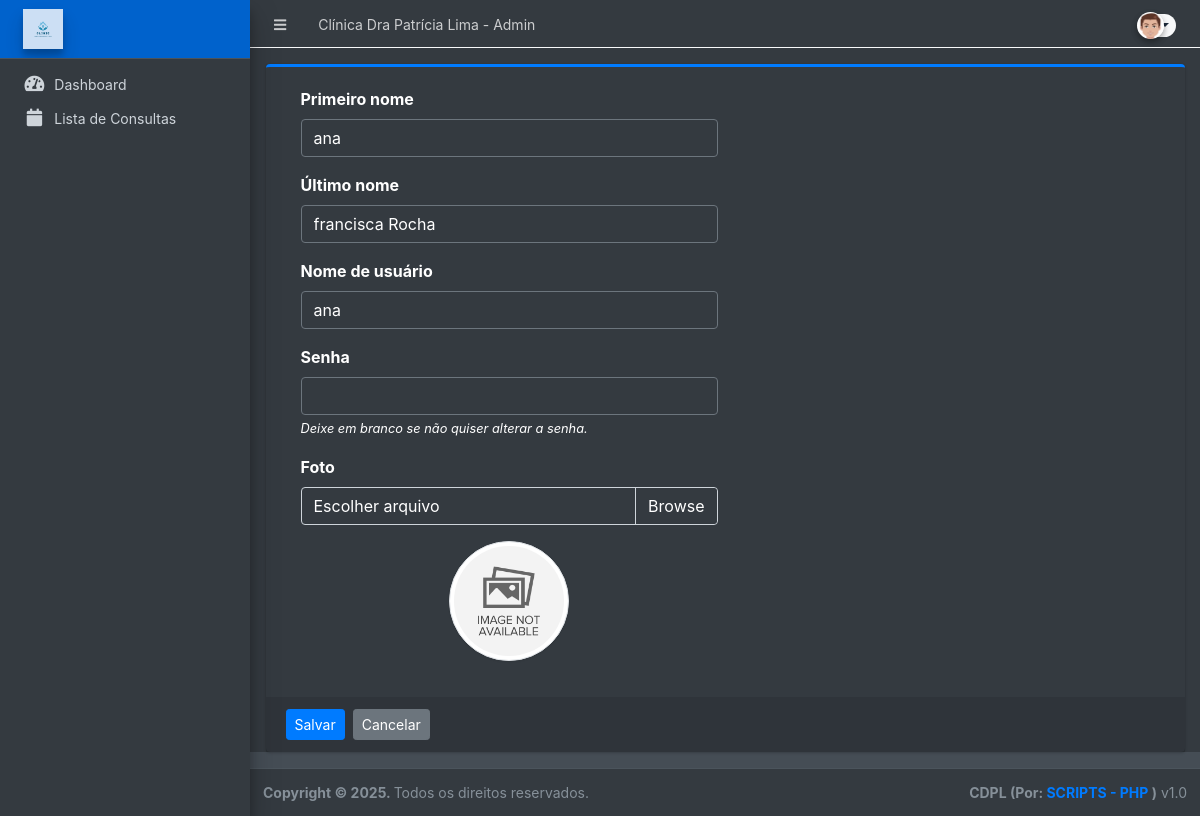
Screenshot of /clients/?page=user/manage_user&id=8 (signed in) with the database file from the repository.
### tables this page shows
CREATE TABLE `users` (
  `id` int(11) NOT NULL,
  `firstname` varchar(250) NOT NULL,
  `lastname` varchar(250) NOT NULL,
  `username` text NOT NULL,
  `password` text NOT NULL,
  `avatar` text DEFAULT NULL,
  `last_login` datetime DEFAULT NULL,
  `type` tinyint(1) NOT NULL DEFAULT 0,
  `date_added` datetime NOT NULL DEFAULT current_timestamp(),
  `date_updated` datetime DEFAULT NULL ON UPDATE current_timestamp()
);

### config.php (called while the page is built, shortened)
<?php
function validate_image($file){
	if(!empty($file)){
		if(is_file(base_app.$file)){
			return base_url.$file;
		}else{
			return base_url.'dist/img/no-image-available.png';
		}
	}else{
		return base_url.'dist/img/no-image-available.png';
	}
}
?>

### clients/user/manage_user.php (the view, shortened to what this page needs)
<?php
if(isset($_GET['id']) && $_GET['id'] > 0){
    $user = $conn->query("SELECT * FROM users where id ='{$_GET['id']}'");
    foreach($user->fetch_array() as $k =>$v){
        $meta[$k] = $v;
    }
}
?>
<div class="card card-outline card-primary">
	<div class="card-body">
		<div class="container-fluid">
			<form action="" id="manage-user">
				<div class="form-group col-6">
					<label for="name">Primeiro nome</label>
					<input type="text" name="firstname" id="firstname" class="form-control" value="<?php echo isset($meta['firstname']) ? $meta['firstname']: '' ?>" required>
				</div>
				<div class="form-group col-6">
					<label for="name">Último nome</label>
					<input type="text" name="lastname" id="lastname" class="form-control" value="<?php echo isset($meta['lastname']) ? $meta['lastname']: '' ?>" required>
				</div>
				<div class="form-group col-6">
					<label for="username">Nome de usuário</label>
					<input type="text" name="username" id="username" class="form-control" value="<?php echo isset($meta['username']) ? $meta['username']: '' ?>" required  autocomplete="off">
				</div>
				<div class="form-group col-6">
					<label for="password">Senha</label>
					<input type="password" name="password" id="password" class="form-control" value="" autocomplete="off" <?php echo isset($meta['id']) ? "": 'required' ?>>
                    <?php if(isset($_GET['id'])): ?>
					<small><i>Deixe em branco se não quiser alterar a senha.</i></small>
                    <?php endif; ?>
				</div>
				<div class="form-group col-6">
					<label for="" class="control-label">Foto</label>
					<div class="custom-file">
		              <label class="custom-file-label" for="customFile">Escolher arquivo</label>
		            </div>
				</div>
				<div class="form-group col-6 d-flex justify-content-center">
					<img src="<?php echo validate_image(isset($meta['avatar']) ? $meta['avatar'] :'') ?>" alt="" id="cimg" class="img-fluid img-thumbnail">
				</div>
			</form>
		</div>
	</div>
	<div class="card-footer">
			<div class="col-md-12">
				<div class="row">
					<button class="btn btn-sm btn-primary mr-2" form="manage-user">Salvar</button>
					<a class="btn btn-sm btn-secondary" href="./?page=user/list">Cancelar</a>
				</div>
			</div>
		</div>
</div>

### clients/user/manage_user.php (style rules this page uses)
img#cimg { height: 15vh; width: 15vh; object-fit: cover; border-radius: 100% 100%; }

### rows the page displays
users: firstname "ana", lastname "francisca Rocha", username "ana"

### other values shown
$_settings->info('name') "Clínica Dra Patrícia Lima"
$_settings->info('short_name') "CDPL"
